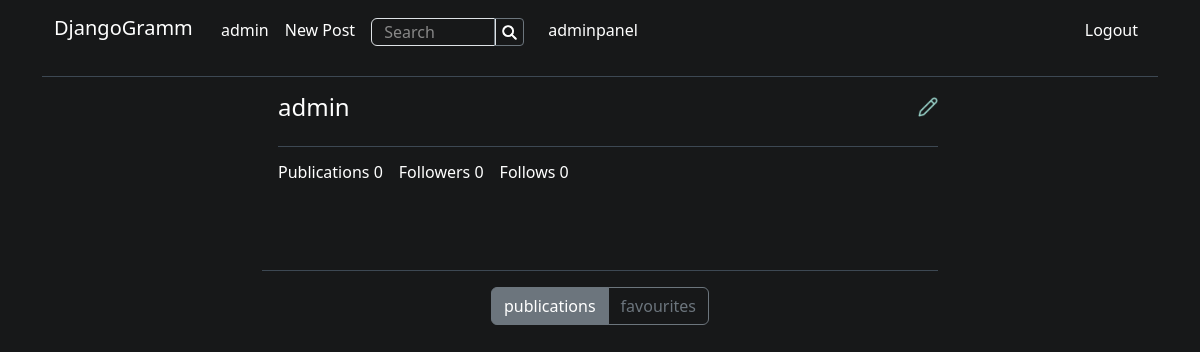
Page /profile/details/1/ (signed in) on the committed database.
### djangogramm/models.py (models this page shows, shortened)
class User(AbstractUser):
    full_name = models.CharField(max_length=100, blank=True)
    bio = models.CharField(max_length=255, blank=True)
    avatar = CloudinaryField('image', blank=True, transformation={
        'width': AVATAR_IMAGE_SIZE[0],
        'height': AVATAR_IMAGE_SIZE[1],
        'crop': 'fill',
    })
    followers = models.ManyToManyField('self', related_name='follows', blank=True, null=True, symmetrical=False)
    def __str__(self):
        return USER_STR_DISPLAY.format(username=self.username)

### djangogramm/views.py (the view)
# urls.py: path('details/<int:pk>/', views.ShowProfile.as_view(), name='profile'),
@method_decorator(login_required, name='dispatch')
class ShowProfile(DetailView):
    model = User
    template_name = 'profile.html'
    pk_url_kwarg = 'pk'
    def get_queryset(self):
        return User.objects.filter(pk=self.kwargs[self.pk_url_kwarg]).prefetch_related('followers',
                                                                                       'follows',
                                                                                       'posts')
    def get_context_data(self, **kwargs):
        context = super().get_context_data(**kwargs)
        active_tab = self.request.GET.get('active_tab')
        data_list = self.object.saved.all() \
            if active_tab == 'favourites' \
               and self.request.user.id == self.object.id \
            else self.object.posts.all()
        page_number = self.request.GET.get('page')
        paginator = Paginator(data_list, 6)
        page_obj = paginator.get_page(page_number)
        context['profile'] = self.object
        context['active_tab'] = active_tab
        context['page_obj'] = page_obj
        context['comment_form'] = CommentForm()
        return context

### djangogramm/forms.py
class CommentForm(forms.Form):
    text = forms.CharField(max_length=255, validators=[MaxLengthValidator(255)])
    def __init__(self, *args, **kwargs):
        super(CommentForm, self).__init__(*args, **kwargs)
        self.fields['text'].widget = forms.Textarea(attrs={
            'class': 'form-control',
            'aria-label': 'With textarea',
            'max-length': '255',
            'style': 'height: 100px;'
        })

### djangogramm/context_processors.py (called while the page is built)
def tags(request):
    search_items = cache.get('search_items')
    if search_items is None:
        search_items = list(Tag.objects.all()) + list(User.objects.all())
        cache.set('search_items', search_items, 15)
    return {'search_items': search_items}

### djangogramm/models.py (called while the page is built)
    def __str__(self):
        return TAG_STR_DISPLAY.format(title=self.title)

### djangogramm/templates/profile.html (shortened to what this page needs)
{% extends 'base.html' %}
{% load static %}
{% block content %}
<div class="container text-light">
    <div class="d-flex mx-auto mt-3" style="max-width: 700px;">
        <div class="">
            <div class="">
            </div>
        </div>
        <div class="container overflow-hidden">
            <div class="">
                <div class="d-flex justify-content-between">
                    <a class="container nav-link">
                        <h4 class="">{{ profile.username }}</h4>
                    </a>
                    <a class="d-flex">
                        {% if request.user.id != profile.id %}
                        {% if request.user in profile.followers.all %}
                        <div><a href="{% url 'follow' user_id=profile.id %}" class="btn btn-outline-danger btn-sm me-2">Unfollow</a>
                        </div>
                        {% else %}
                        <div><a href="{% url 'follow' user_id=profile.id %}"
                                class="btn btn-outline-secondary btn-sm me-2">Follow</a></div>
                        {% endif %}
                        {% else %}
                        <a class="nav-link" href="{% url 'edit_profile' %}"><img src="{% static 'img/edit.png' %}" width="20"></a>
                        {% endif %}
                    </a>
                </div>
                <hr class="hr">
                <div class="d-flex flex-wrap mt-2">
                    <h6 class="me-3">Publications {{ profile.posts.count }}
                    </h6>
                    <h6 class="me-3">
                        <a class="nav-link" type="button" data-bs-toggle="offcanvas"
                           data-bs-target="#offcanvasScrollingFollowers"
                           aria-controls="offcanvasScrollingFollowers">Followers
                            {{profile.followers.count }}
                        </a>
                    </h6>
                    <h6 class="me-2">
                        <a class="nav-link" type="button" data-bs-toggle="offcanvas"
                           data-bs-target="#offcanvasScrollingFollows" aria-controls="offcanvasScrollingFollows">
                            Follows
                            {{profile.follows.count }}
                        </a>
                    </h6>
                </div>
            </div>
            <br>
            <div class="bio">
                <br>
            </div>
        </div>
    </div>
</div>
<div class="container text-center" style="max-width: 700px; min-width: 50%;">
    <hr class="hr">
<div class="btn-group">
    <a href="{% url 'profile' profile.id %}?active_tab=publications"
       class="btn btn-outline-secondary {% if active_tab != 'favourites' and active_tab != 'comments' %}active{% endif %}"
       aria-current="page">publications</a>
{% if request.user.id == profile.id %}
    <a href="{% url 'profile' profile.id %}?active_tab=favourites"
   class="btn btn-outline-secondary {% if active_tab == 'favourites' %}active{% endif %}">favourites</a>
{% endif %}
</div>
</div>
<br>
{% endblock %}

### djangogramm/templates/navbar.html (shortened to what this page needs)
{% load static %}
<nav class="navbar navbar-expand-lg navbar-dark">
    <div class="container-fluid">
        <a class="navbar-brand mb-1" href="{% url 'feed' %}">DjangoGramm</a>
        <div class="collapse navbar-collapse" id="navbarSupportedContent">
            {% if user.is_authenticated %}
            <ul class="navbar-nav me-auto mb-2 mb-lg-0">
                <li class="nav-item">
                    <a class="nav-link" href="{% url 'profile' pk=request.user.id %}">
                        {{ request.user.username }} </a>
                </li>
                <li class="nav-item">
                    <a class="nav-link me-2" href="{% url 'new_post' %}">New Post</a>
                </li>
                <li class="nav-item">
                    <form method="GET" action="{% url 'search_recognizer' %}">
                        <div class="input-group mt-2">
                            <input type="text" class="form-control" name="q" placeholder="Search"
                                   list="tagList" style="height: 28px; width: 125px;">
                            <button type="submit" class="btn btn-outline-secondary btn-sm"
                                    style="height: 28px; width: 30px;">
                                <div class="d-flex align-items-center justify-content-center">
                                    <img src="{% static 'img/search_image.png' %}" width="15">
                                </div>
                            </button>
                        </div>
                    </form>
                </li>
                {% if request.user.is_superuser %}
                <li>
                    <a href="/admin" class="nav-link ms-3">adminpanel</a>
                </li>
                {% endif %}
            </ul>
            <ul class="navbar-nav">
                <li class="nav-item">
                    <a class="nav-link" href="{% url 'logout' %}">Logout</a>
                </li>
            </ul>
            {% endif %}
        </div>
    </div>
</nav>

### djangogramm/templates/header.html (style rules this page uses)
:root { --custom-color: #FFFFFF; --custom-bg-color: #171819; --custom-input-focus-bg: #171819; --custom-placeholder-color: #888888; }
.bio { word-wrap: break-word; }
.hr { color: #B1D8FF; }
.navbar { background-color: transparent; }
.navbar-dark .navbar-nav .nav-link { color: var(--custom-color) !important; }
.text-light { color: var(--custom-color) !important; }
.form-control { color: var(--custom-color); background-color: var(--custom-bg-color); }
.form-control::placeholder { color: var(--custom-placeholder-color); }

### rows in the picture
User: user.username "admin", username "admin", posts.count "0", followers.count "0", follows.count "0"
